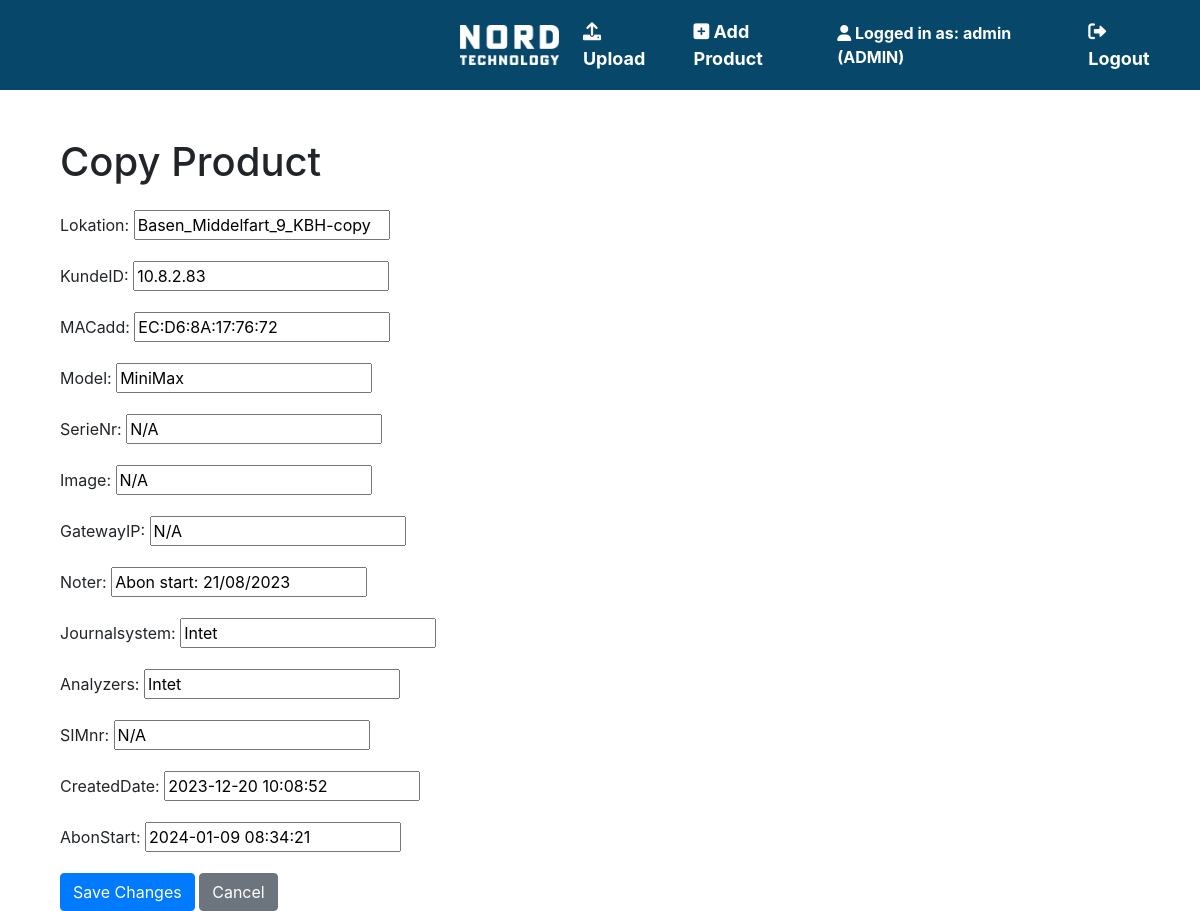
The app's page /copy/4/21/ (signed in) with its own data.
### uploader/models.py (models this page shows, shortened)
class CustomUser(AbstractUser):
    USER_TYPE_CHOICES = (
        ('ADMIN', 'Admin'),
        ('USER', 'User'),
    )
    user_type = models.CharField(choices=USER_TYPE_CHOICES, max_length=10)

class Product(models.Model):
    Lokation = models.CharField(max_length=255, null=True, blank=True)
    KundeID = models.CharField(max_length=255, null=True, blank=True)
    MACadd = models.CharField(max_length=255, null=True, blank=True)
    Model = models.CharField(max_length=255, null=True, blank=True)
    SerieNr = models.CharField(max_length=255, null=True, blank=True)
    GatewayIP = models.CharField(max_length=255, null=True, blank=True)
    Noter = models.CharField(max_length=255, null=True, blank=True)
    Journalsystem = models.CharField(max_length=255, null=True, blank=True)
    Analyzers = models.CharField(max_length=255, null=True, blank=True)
    SIMnr = models.CharField(max_length=255, null=True, blank=True)
    Image = models.CharField(max_length=255, null=True, blank=True)
    company = models.ForeignKey(Company, on_delete=models.CASCADE, db_constraint=True, null=True, blank=True)
    CreatedDate = models.DateTimeField(default=timezone.now, null=True, blank=True)
    AbonStart = models.DateTimeField (default=timezone.now, null=True, blank=True)

### uploader/views.py (the view)
# urls.py: path('copy/<int:company_id>/<int:product_id>/', views.copy_and_edit_data, name='copy_and_edit_data'),
@login_required(login_url='/login/')
def copy_and_edit_data(request, company_id, product_id):
    original_product = get_object_or_404(Product, pk=product_id)
    copied_product = Product(
        Lokation=original_product.Lokation + '-copy',
        KundeID=original_product.KundeID,
        MACadd=original_product.MACadd,
        Model=original_product.Model,
        SerieNr=original_product.SerieNr,
        GatewayIP=original_product.GatewayIP,
        Noter=original_product.Noter,
        Journalsystem=original_product.Journalsystem,
        Analyzers=original_product.Analyzers,
        SIMnr=original_product.SIMnr,
        Image=original_product.Image,
        company=original_product.company,
        CreatedDate=original_product.CreatedDate,
        AbonStart=original_product.AbonStart  # Assign the same company to the copied product
    )
    if request.method == 'POST':
        form = ProductForm(request.POST, instance=copied_product)
        if form.is_valid():
            form.save()
            return redirect('display_data')
    else:
        form = ProductForm(instance=copied_product)
    return render(request, 'copy_and_edit.html', {'form': form, 'company': copied_product.company})

### uploader/forms.py
class ProductForm(ModelForm):
    class Meta:
        model = Product
        fields = ["Lokation", "KundeID", "MACadd", "Model", "SerieNr", "Image", "GatewayIP", "Noter", "Journalsystem", "Analyzers", "SIMnr", "CreatedDate", "AbonStart"]

### uploader/templates/copy_and_edit.html (shortened to what this page needs)
{% extends 'base.html' %}
{% block content %}
<div class="container mt-5">
    <h1 class="mb-4">Copy Product</h1>
    <form method="post">
        <div class="mb-3">
            {{ form.as_p }}
        </div>
        <button type="submit" class="btn btn-primary">Save Changes</button>
        <a href="{% url 'display_data' %}" class="btn btn-secondary">Cancel</a>
    </form>
</div>
{% endblock %}

### uploader/templates/base.html (shortened to what this page needs)
{% load static %}
<!DOCTYPE html>
<html lang="en">
<head>
    <link rel="stylesheet" href="https://stackpath.bootstrapcdn.com/bootstrap/4.5.2/css/bootstrap.min.css">
    <link rel="stylesheet" href="https://cdnjs.cloudflare.com/ajax/libs/font-awesome/6.0.0-beta3/css/all.min.css">
</head>
<body>
    <nav class="navbar navbar-expand-lg navbar-dark" style="background-color: #07486A;">
        <a class="navbar-brand" href="{% url 'display_data' %}">
            <img src="{% static 'images/Nord_logo_hvidt.png' %}" alt="Company Logo" height="40">
        </a>
        <div class="collapse navbar-collapse" id="navbarNav">
            <ul class="navbar-nav ml-auto">
                <li class="nav-item">
                    <a class="nav-link" href="{% url 'upload' %}" style="color: white;">
                        <i class="fas fa-upload"></i> Upload
                    </a>
                <li class="nav-item">
                    <a class="nav-link" href="{% url 'add_product' %}" style="color: white;">
                        <i class="fas fa-plus-square"></i> Add Product
                    </a>
                <li class="nav-item align-self-center">
                    <span class="logged">
                        {% if request.user.is_authenticated %}
                        <i class="fas fa-user"></i> Logged in as: {{ request.user.username }} ({{ request.user.user_type }})
                        {% else %}
                        <i class="fas fa-user-slash"></i> Not logged in
                        {% endif %}
                    </span>
                </li>
                {% if request.user.is_authenticated %}
                <li class="nav-item">
                    <a class="nav-link" href="{% url 'user_logout' %}" style="color: white;">
                        <i class="fas fa-sign-out-alt"></i> Logout
                    </a>
                </li>
                {% endif %}
            </ul>
        </div>
    </nav>
    <div class="container mt-4">
        {% block content %}
        {% endblock %}
    </div>
</body>
</html>

### uploader/templates/base.html (style rules this page uses)
.navbar { background-color: #07486A; padding: 10px; }
.navbar .navbar-brand { color: #ffffff; font-size: 24px; font-weight: bold; padding-left: 450px; }
.navbar ul li a { color: #ffffff; font-size: 18px; font-weight: bold; text-decoration: none; margin-right: 20px; }
.logged { color: white; margin-right: 20px; font-weight: bold; }

### records on screen
CustomUser: user.username "admin", user.user_type "ADMIN"
Product: Lokation "Basen_Middelfart_9_KBH-copy", KundeID "10.8.2.83", MACadd "EC:D6:8A:17:76:72", Model "MiniMax", SerieNr "N/A", Image "N/A", GatewayIP "N/A", Noter "Abon start: 21/08/2023", Journalsystem "Intet", Analyzers "Intet", SIMnr "N/A", CreatedDate "2023-12-20 10:08:52", AbonStart "2024-01-09 08:34:21"
